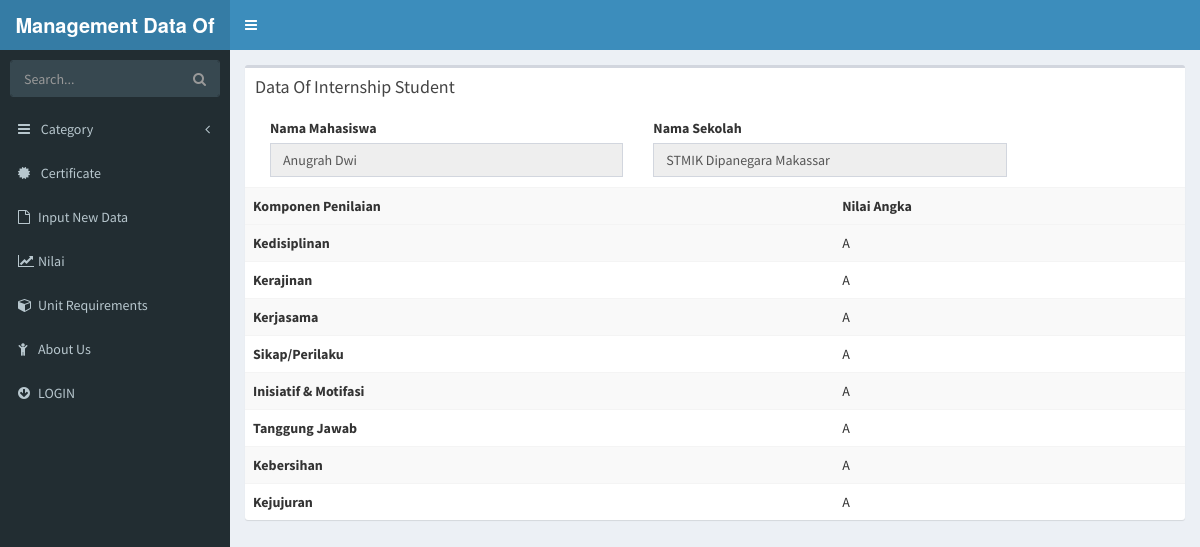
The page /admin/nilai.php?id=1 on the database its author committed.
### tables this page shows
CREATE TABLE `mhs` (
  `id` int(11) NOT NULL,
  `id_need` int(11) NOT NULL,
  `nama` varchar(50) NOT NULL,
  `asal` varchar(50) NOT NULL,
  `nama_file` varchar(50) NOT NULL,
  `id_jur` int(11) NOT NULL,
  `tujuan` varchar(20) NOT NULL,
  `tgl_msk` date NOT NULL,
  `tgl_klr` date NOT NULL
);

CREATE TABLE `nilai` (
  `id_nilai` int(11) NOT NULL,
  `kd` varchar(2) NOT NULL,
  `kr` varchar(2) NOT NULL,
  `krj` varchar(2) NOT NULL,
  `sk` varchar(2) NOT NULL,
  `im` varchar(2) NOT NULL,
  `tj` varchar(2) NOT NULL,
  `kb` varchar(2) NOT NULL,
  `kju` varchar(2) NOT NULL,
  `unit_magang` varchar(40) NOT NULL
);

### admin/nilai.php (the view, shortened to what this page needs)
<!DOCTYPE html>
<html>
<head>
  <link rel="stylesheet" href="../bower_components/bootstrap/dist/css/bootstrap.min.css">
  <link rel="stylesheet" href="../bower_components/font-awesome/css/font-awesome.min.css">
  <link rel="stylesheet" href="../bower_components/Ionicons/css/ionicons.min.css">
  <link rel="stylesheet" href="../dist/css/AdminLTE.min.css">
  <link rel="stylesheet" href="../dist/css/skins/_all-skins.min.css">
  <link rel="stylesheet" href="../bower_components/morris.js/morris.css">
  <link rel="stylesheet" href="../bower_components/jvectormap/jquery-jvectormap.css">
  <link rel="stylesheet" href="../bower_components/bootstrap-datepicker/dist/css/bootstrap-datepicker.min.css">
  <link rel="stylesheet" href="../bower_components/bootstrap-daterangepicker/daterangepicker.css">
  <link rel="stylesheet" href="../plugins/bootstrap-wysihtml5/bootstrap3-wysihtml5.min.css">
</head>
<body class="hold-transition skin-blue sidebar-mini">
<div class="wrapper">
    <?php
    include "header.php";
    ?>
  <aside class="main-sidebar">
    <section class="sidebar">
      <form action="#" method="get" class="sidebar-form">
        <div class="input-group">
          <input type="text" name="q" class="form-control" placeholder="Search...">
          <span class="input-group-btn">
                <button type="submit" name="search" id="search-btn" class="btn btn-flat"><i class="fa fa-search"></i>
                </button>
              </span>
        </div>
      </form>
      <ul class="sidebar-menu" data-widget="tree">
        <li class="treeview">
          <a href="#">
            <i class="fa fa-reorder"></i> <span>Category</span>
            <span class="pull-right-container">
              <i class="fa fa-angle-left pull-right"></i>
            </span>
          </a>
        </li>
        <li>
          <a href="sertifikat/index.php">
            <i class="fa fa-certificate"></i> <span>Certificate</span>
          </a>
        </li>
        <li>
          <a href="input.php">
            <i class="fa fa-file-o"></i><span>Input New Data</span>
          </a>
        </li>
        <li>
          <a href="penilaian.php">
            <i class="fa fa-line-chart"></i><span>Nilai</span>
          </a>
        </li>
        <li>
          <a href="#">
            <i class="fa fa-cube"></i><span>Unit Requirements</span>
          </a>
        </li>
        <li>
          <a href="#">
            <i class="fa fa-child"></i><span>About Us</span>
          </a>
        </li>
        <li>
          <a href="#">
            <i class="fa fa-arrow-circle-down"></i><span>LOGIN</span>
          </a>
        </li>
      </ul>
    </section>
  </aside>
  <div class="content-wrapper">
    <section class="content">
      <div class="box">
            <div class="box-header">
              <h3 class="box-title">Data Of Internship Student</h3>
            </div>
              <?php
            include "koneksi.php";
            $id = $_GET['id'];
            $query_mysql = mysqli_query($connection,"SELECT * FROM mhs WHERE id='$id'")or die(mysqli_error($connection));
            while($data = mysqli_fetch_array($query_mysql)){
            ?>
            <div class="box-body">
              <div class="col-xs-5">
                <label for="forasal">Nama Mahasiswa</label>
                <input type="text" class="form-control" disabled="" name="nama" value="<?php echo $data['nama'] ?>">
              </div>
              <div class="col-xs-5">
                <label for="forasal">Nama Sekolah</label>
                <input type="text" class="form-control" disabled="" name="asal" value="<?php echo $data['asal'] ?>">
              </div>
              </div>
            <?php } ?>
            <div class="box-body no-padding" class="col-md-6">
              <table class="table table-striped">
                <tr>
                  <th>Komponen Penilaian</th>
                  <th>Nilai Angka</th>
                </tr>
                <tr>
                  <?php
                  include "koneksi.php";
                   $id = $_GET['id'];
                   $query_mysql = mysqli_query($connection,"SELECT * FROM nilai WHERE id_nilai='$id'")or die(mysqli_error());
                   $dataa= mysqli_fetch_array($query_mysql)
                  ?>
                 <tr>
                    <th>Kedisiplinan</th>
                    <td><?php echo $dataa['kd']; ?></td>
                  </tr>
                  <tr>
                    <th>Kerajinan</th>
                    <td><?php echo $dataa['kr']; ?></td>
                  </tr>
                  <tr>
                    <th>Kerjasama</th>
                    <td><?php echo $dataa['krj']; ?></td>
                  </tr>
                  <tr>
                    <th>Sikap/Perilaku</th>
                    <td><?php echo $dataa['sk']; ?></td>
                  </tr>
                  <tr>
                    <th>Inisiatif & Motifasi</th>
                    <td><?php echo $dataa['im']; ?></td>
                  </tr>
                  <tr>
                    <th>Tanggung Jawab</th>
                    <td><?php echo $dataa['tj']; ?></td>
                  </tr>
                  <tr>
                    <th>Kebersihan</th>
                    <td><?php echo $dataa['kb']; ?></td>
                  </tr>
                  <tr>
                    <th>Kejujuran</th>
                    <td><?php echo $dataa['kju']; ?></td>
                  </tr>
                </tr>
              </table>
            </div>
          </div>
    </section>
  </div>
</div>
</body>
</html>

### rows shown on the page
mhs: nama "Anugrah Dwi", asal "STMIK Dipanegara Makassar"
nilai: kd "A", kr "A", krj "A", sk "A", im "A", tj "A", kb "A", kju "A"
